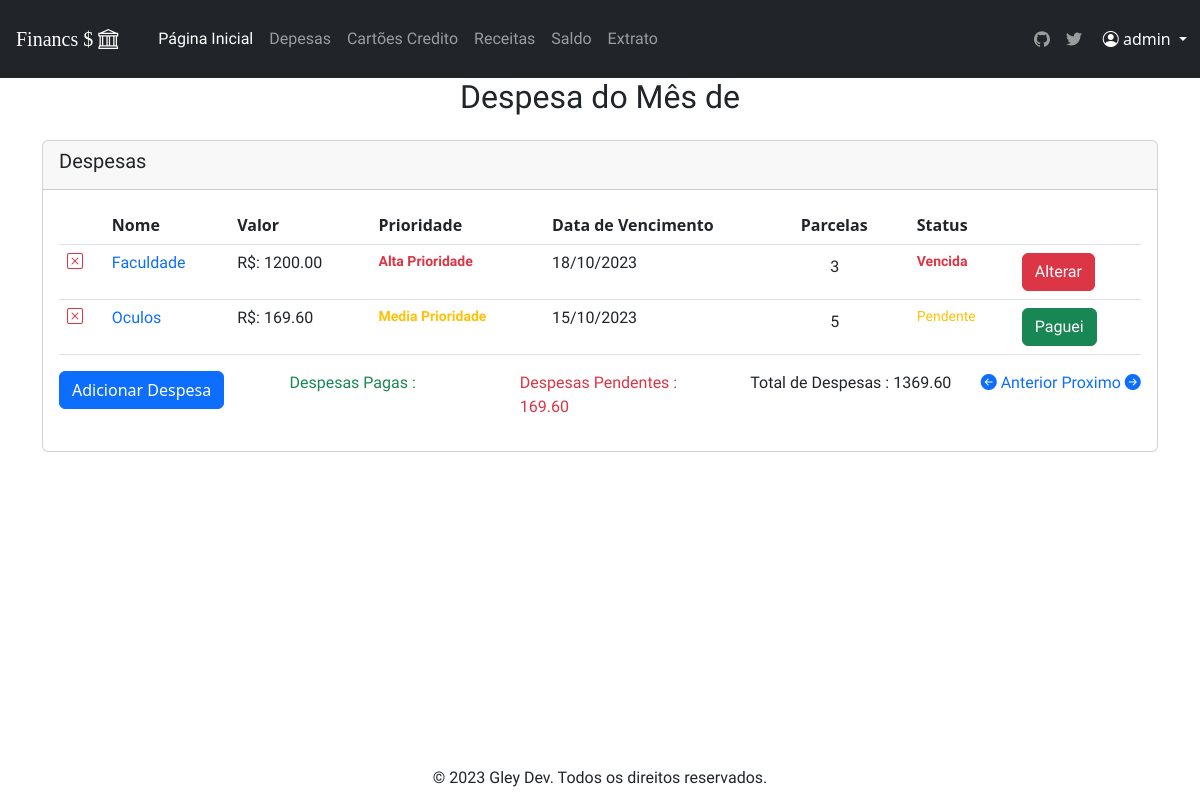
The page /despesa/1 (signed in) on the database as committed earlier.
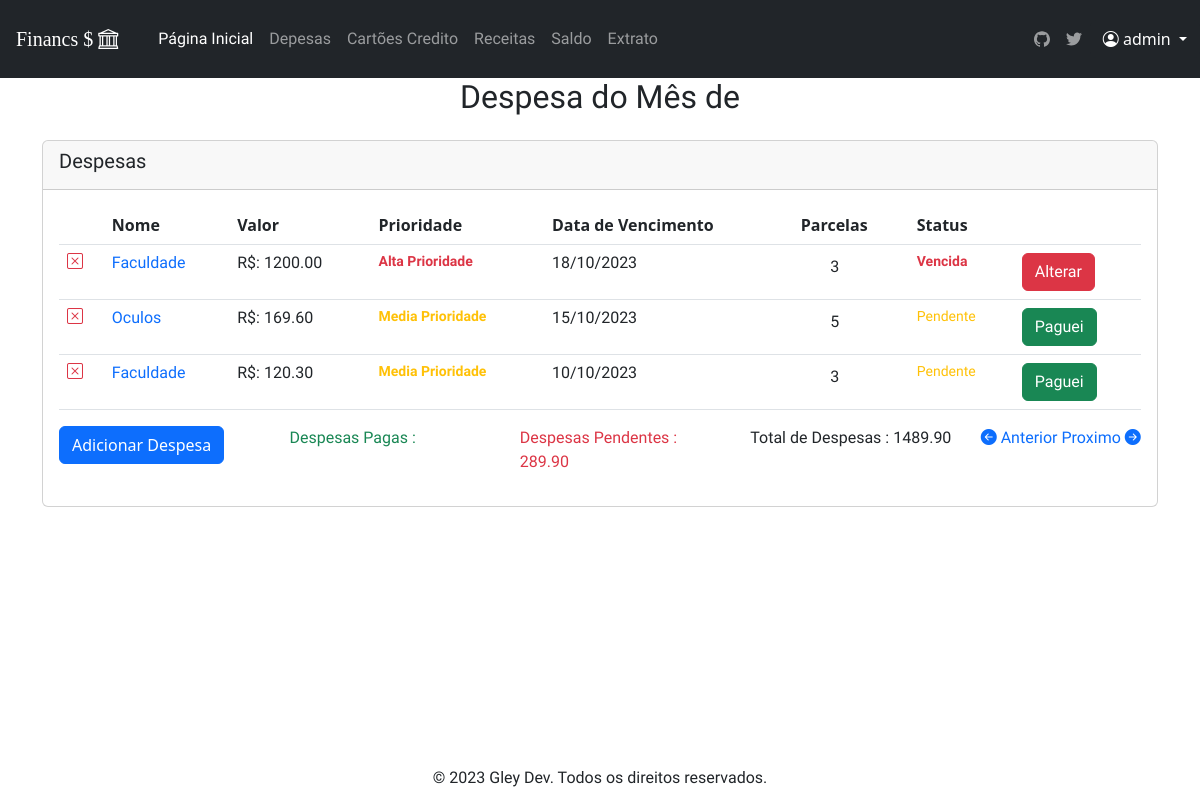
The same page on the database as committed later.
### financas/models.py (models this page shows, shortened)
class Despesa (models.Model):
    id_usuario= models.ForeignKey(User, on_delete=models.CASCADE)
    nome = models.CharField(max_length=100)
    valor = models.DecimalField(max_digits=10, decimal_places=2)
    prioridade = models.CharField(max_length=50, choices=Prioridades)
    data_entrada = models.DateField()
    data_vencimento = models.DateField(null=True)
    parcelas = models.IntegerField(blank=True, null=True)
    status = models.CharField(max_length=50, choices=Status)
    data_paga = models.DateField()
    changed = models.CharField(max_length=50, choices=Changed)
    dp_rc =  models.CharField(max_length=50, choices=dp_rc)

### financas/views.py (the view, shortened to what this page needs)
# urls.py: path('despesa/<id_usuario>',despesa_page, name='despesa'),
@login_required
def despesa_page (request,id_usuario,):
    data_atual = datetime.datetime.today()
    despesas = Despesa.objects.filter(parcelas__isnull=False)
    for despesa in despesas:
        if despesa.changed == "Sim":
            continue
    mes_atual =  datetime.date.today().month
    despesa_obj = Despesa.objects.filter(id_usuario=id_usuario, data_vencimento__month=mes_atual)
    num_mes = datetime.datetime.now().month
    desired_locale = Locale('pt_BR')
    data_atual= datetime.datetime.today()
    mes_atual_str = format_date(data_atual, format='MMMM', locale=desired_locale)
    despesas_totais= Despesa.objects.filter(id_usuario=id_usuario, data_vencimento__month=mes_atual, status="Pago")
    despesas_pendente= Despesa.objects.filter(id_usuario=id_usuario, data_vencimento__month=mes_atual, status="Pendente")
    total_despesas_pe = despesas_pendente.aggregate(total=Sum('valor'))['total']
    total_despesas_pg = despesas_totais.aggregate(total=Sum('valor'))['total']
    total_despesas = despesa_obj.aggregate(total=Sum('valor'))['total']
    num_mes = datetime.datetime.now().month
    context = { 'despesas':despesa_obj,
                'mes_atual': mes_atual_str,
                'num_mes': num_mes,
                'total_despesa_pg':total_despesas_pg,
                'total_despesas': total_despesas,
                'total_despesa_pe': total_despesas_pe,
    }
    return render (request, 'despesa/despesa.html', context)

### financ/timeout.py (called while the page is built, shortened)
    def __call__(self, request):
        if request.user.is_authenticated:
            last_activity = request.session.get('last_activity')
            request.session['last_activity'] = datetime.datetime.now().isoformat()
        response = self.get_response(request)
        return response

### financas/static/templates/despesa/despesa.html (shortened to what the changed rows need)
{% extends 'base.html' %}
{% load static %}
{% block content %}
  <div class='container content' >
    <h2 class="mb-4 text-center">Despesa do Mês de {{mes_atual}}</h2>
    <div class="card mt-3 h-auto w-auto ">
      <div class="card-body">
          <table class="table table-hover" >
              <thead>
                  <tr>
                        <th> </th>
                        <th>Nome </th>
                        <th>Valor </th>
                        <th>Prioridade </th>
                        <th>Data de Vencimento </th>
                        <th>Parcelas </th>
                        <th>Status </th>
                        <th> </th>
                    </tr>
              </thead>
              <tbody>
              {%if not despesas %}
               <tr>
                <td><strong><small>Nenhuma Despesa encontrada para esse mês.</small></strong></td>
                <td> </td>
                <td> </td>
                <td> </td>               </tr>
              {%else%}
                  {% for dp in despesas %}
                    {% if dp.prioridade == 'Alta Prioridade' %}
                      <tr>
                       <td> <a href="{%url 'delete' dp.id 'despesa' %}" > <i class=" text-danger bi bi-x-square "></i> </a> </td>
                        <td><a class="link-offset-2 link-offset-3-hover link-underline link-underline-opacity-0 link-underline-opacity-75-hover" href="{%url 'atualizar_despesa' dp.id %}" >{{dp.nome}}  </a></td>
                        <td>R$: {{dp.valor}}</td>
                        {% if dp.prioridade == "Alta Prioridade"%}
                              <td class="text-danger"><strong><small>{{dp.prioridade}}</small></strong></td>
                        {%else %}
                              <td><small>{{dp.prioridade}}</small></td>
                        {%endif%}
                        <td>{{dp.data_vencimento|date:"d/m/Y"}}</td>
                        {% if not dp.parcelas  %}
                          <td>ㅤㅤ0</td>
                          {% else %}
                            <td>ㅤㅤ{{dp.parcelas}} </td>
                          {% endif %}
                        {% if dp.status == "Pago" %}
                          <td class="text-success"><strong><small> {{dp.status}}</small></strong></td>
                        {% elif dp.status == "Pendente"%}
                          <td class="text-warning"><small>{{ dp.status }}</small></td>
                        {% elif dp.status == "Vencida"%}
                          <td class="text-danger"><strong><small>{{dp.status}}</small></strong></td>
                        {% endif %}
                        {% if dp.status == "Pendente" %}
                              <td> <a href="{%url 'paguei' dp.id%}" class='btn btn-success text-text-lowercase'>Paguei</a> </td>
                        {%elif dp.status == "Vencida" %}
                            <td> <a href="{%url 'atualizar_despesa' dp.id %}" class='btn btn-danger text-text-lowercase'>Alterar  </a> </td>
                        {%else%}
                            <td> ㅤ </td>
                        {%endif%}
                      </tr>
                    {%endif%}
                  {% endfor %}
                    {% for dp in despesas %}
                      {% if dp.prioridade == 'Media Prioridade' %}
                        <tr>
                          <td> <a href="{%url 'delete' dp.id 'despesa' %}" > <i class=" text-danger bi bi-x-square "></i> </a> </td>
                          <td><a class="link-offset-2 link-offset-3-hover link-underline link-underline-opacity-0 link-underline-opacity-75-hover" href="{%url 'atualizar_despesa' dp.id %}" >{{dp.nome}}  </a></td>
                          <td>R$: {{dp.valor}}</td>
                          {% if dp.prioridade == "Media Prioridade"%}
                                <td class="text-warning"><strong><small>{{dp.prioridade}}</small></strong></td>
                          {%else %}
                                <td><small>{{dp.prioridade}}</small></td>
                          {%endif%}
                          <td>{{dp.data_vencimento|date:"d/m/Y"}}</td>
                          {% if not dp.parcelas  %}
                                <td>ㅤㅤ0</td>
                          {% else %}
                            <td>ㅤㅤ{{dp.parcelas}} </td>
                          {% endif %}
                          {% if dp.status == "Pago" %}
                            <td class="text-success"><strong><small> {{dp.status}}</small></strong></td>
                          {% elif dp.status == "Pendente"%}
                            <td class="text-warning"><small>{{ dp.status }}</small></td>
                          {% elif dp.status == "Vencida"%}
                            <td class="text-danger"><strong><small>{{dp.status}}</small></strong></td>
                          {% endif %}
                          {% if dp.status == "Pendente" %}
                                <td> <a href="{%url 'paguei' dp.id%}" class='btn btn-success text-text-lowercase'>Paguei</a> </td>
                          {%elif dp.status == "Vencida" %}
                              <td> <a href="{%url 'atualizar_despesa' dp.id %}" class='btn btn-danger text-text-lowercase'>Alterar  </a> </td>
                          {%else%}
                              <td> ㅤ </td>
                          {%endif%}
                        </tr>
                     {% endif %}
                    {% endfor %}
            {%endif%}
              </tbody>
          </table>
          <div class='row'>
               <div class="col">
              <p class="text-danger"> Despesas Pendentes : {{total_despesa_pe|floatformat:2}}</p>
            </div>
            <div class="col">
              <p> Total de Despesas : {{total_despesas|floatformat:2}}</p>
            </div>
          </div>
          </div>
      </div>
  </div>
{%endblock%}

Rows that differ between the two databases and show on the page:
added Despesa: nome "Faculdade", valor "120.30", prioridade "Media Prioridade", data_vencimento "10/10/2023", parcelas "3", status "Pendente", shows "Paguei"
Other text that changed with them:
{{ total_despesa_pe|floatformat:2 }}: "169.60" → "289.90"
{{ total_despesas|floatformat:2 }}: "1369.60" → "1489.90"
